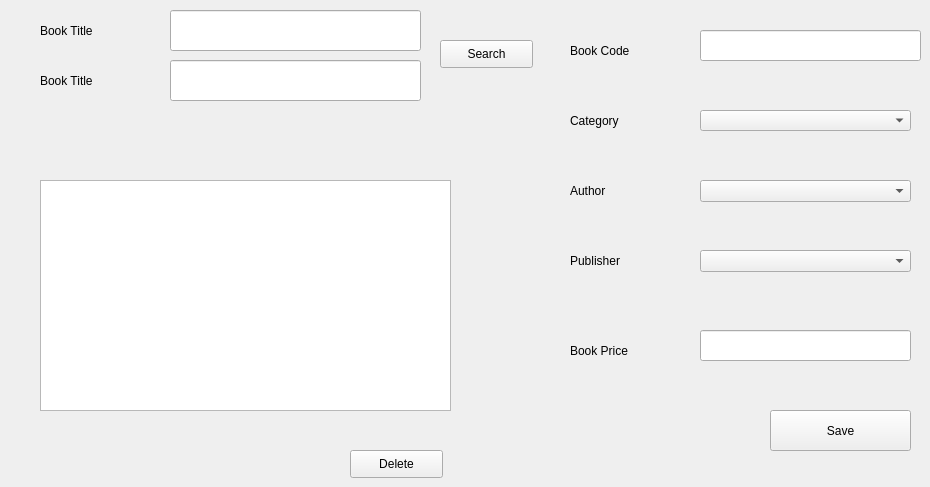
      <widget class="QWidget" name="tab_6">
       <attribute name="title">
        <string>Edit/Delete Book</string>
       </attribute>
       <widget class="QLineEdit" name="lineEdit_8">
        <property name="geometry">
         <rect>
          <x>170</x>
          <y>10</y>
          <width>251</width>
          <height>41</height>
         </rect>
        </property>
       </widget>
       <widget class="QPushButton" name="pushButton_9">
        <property name="geometry">
         <rect>
          <x>770</x>
          <y>410</y>
          <width>141</width>
          <height>41</height>
         </rect>
        </property>
        <property name="text">
         <string>Save</string>
        </property>
       </widget>
       <widget class="QComboBox" name="comboBox_9">
        <property name="geometry">
         <rect>
          <x>700</x>
          <y>180</y>
          <width>211</width>
          <height>22</height>
         </rect>
        </property>
       </widget>
       <widget class="QLabel" name="label_15">
        <property name="geometry">
         <rect>
          <x>570</x>
          <y>40</y>
          <width>91</width>
          <height>21</height>
         </rect>
        </property>
        <property name="text">
         <string>Book Code</string>
        </property>
       </widget>
       <widget class="QLabel" name="label_16">
        <property name="geometry">
         <rect>
          <x>40</x>
          <y>20</y>
          <width>111</width>
          <height>21</height>
         </rect>
        </property>
        <property name="text">
         <string>Book Title</string>
        </property>
       </widget>
       <widget class="QComboBox" name="comboBox_10">
        <property name="geometry">
         <rect>
          <x>700</x>
          <y>250</y>
          <width>211</width>
          <height>22</height>
         </rect>
        </property>
       </widget>
       <widget class="QComboBox" name="comboBox_11">
        <property name="geometry">
         <rect>
          <x>700</x>
          <y>110</y>
          <width>211</width>
          <height>21</height>
         </rect>
        </property>
       </widget>
       <widget class="QLabel" name="label_17">
        <property name="geometry">
         <rect>
          <x>570</x>
          <y>340</y>
          <width>91</width>
          <height>21</height>
         </rect>
        </property>
        <property name="text">
         <string>Book Price</string>
        </property>
       </widget>
       <widget class="QLabel" name="label_18">
        <property name="geometry">
         <rect>
          <x>570</x>
          <y>180</y>
          <width>91</width>
          <height>21</height>
         </rect>
        </property>
        <property name="text">
         <string>Author</string>
        </property>
       </widget>
       <widget class="QLabel" name="label_19">
        <property name="geometry">
         <rect>
          <x>570</x>
          <y>110</y>
          <width>91</width>
          <height>21</height>
         </rect>
        </property>
        <property name="text">
         <string>Category</string>
        </property>
       </widget>
       <widget class="QLineEdit" name="lineEdit_9">
        <property name="geometry">
         <rect>
          <x>700</x>
          <y>330</y>
          <width>211</width>
          <height>31</height>
         </rect>
        </property>
       </widget>
       <widget class="QLabel" name="label_20">
        <property name="geometry">
         <rect>
          <x>570</x>
          <y>250</y>
          <width>91</width>
          <height>21</height>
         </rect>
        </property>
        <property name="text">
         <string>Publisher</string>
        </property>
       </widget>
       <widget class="QLineEdit" name="lineEdit_10">
        <property name="geometry">
         <rect>
          <x>700</x>
          <y>30</y>
          <width>221</width>
          <height>31</height>
         </rect>
        </property>
       </widget>
       <widget class="QLineEdit" name="lineEdit_11">
        <property name="geometry">
         <rect>
          <x>170</x>
          <y>60</y>
          <width>251</width>
          <height>41</height>
         </rect>
        </property>
       </widget>
       <widget class="QLabel" name="label_21">
        <property name="geometry">
         <rect>
          <x>40</x>
          <y>70</y>
          <width>111</width>
          <height>21</height>
         </rect>
        </property>
        <property name="text">
         <string>Book Title</string>
        </property>
       </widget>
       <widget class="QPushButton" name="pushButton_10">
        <property name="geometry">
         <rect>
          <x>440</x>
          <y>40</y>
          <width>93</width>
          <height>28</height>
         </rect>
        </property>
        <property name="text">
         <string>Search</string>
        </property>
       </widget>
       <widget class="QPushButton" name="pushButton_11">
        <property name="geometry">
         <rect>
          <x>350</x>
          <y>450</y>
          <width>93</width>
          <height>28</height>
         </rect>
        </property>
        <property name="text">
         <string>Delete</string>
        </property>
       </widget>
       <widget class="QTextEdit" name="textEdit_2">
        <property name="geometry">
         <rect>
          <x>40</x>
          <y>180</y>
          <width>411</width>
          <height>231</height>
         </rect>
        </property>
       </widget>
      </widget>
